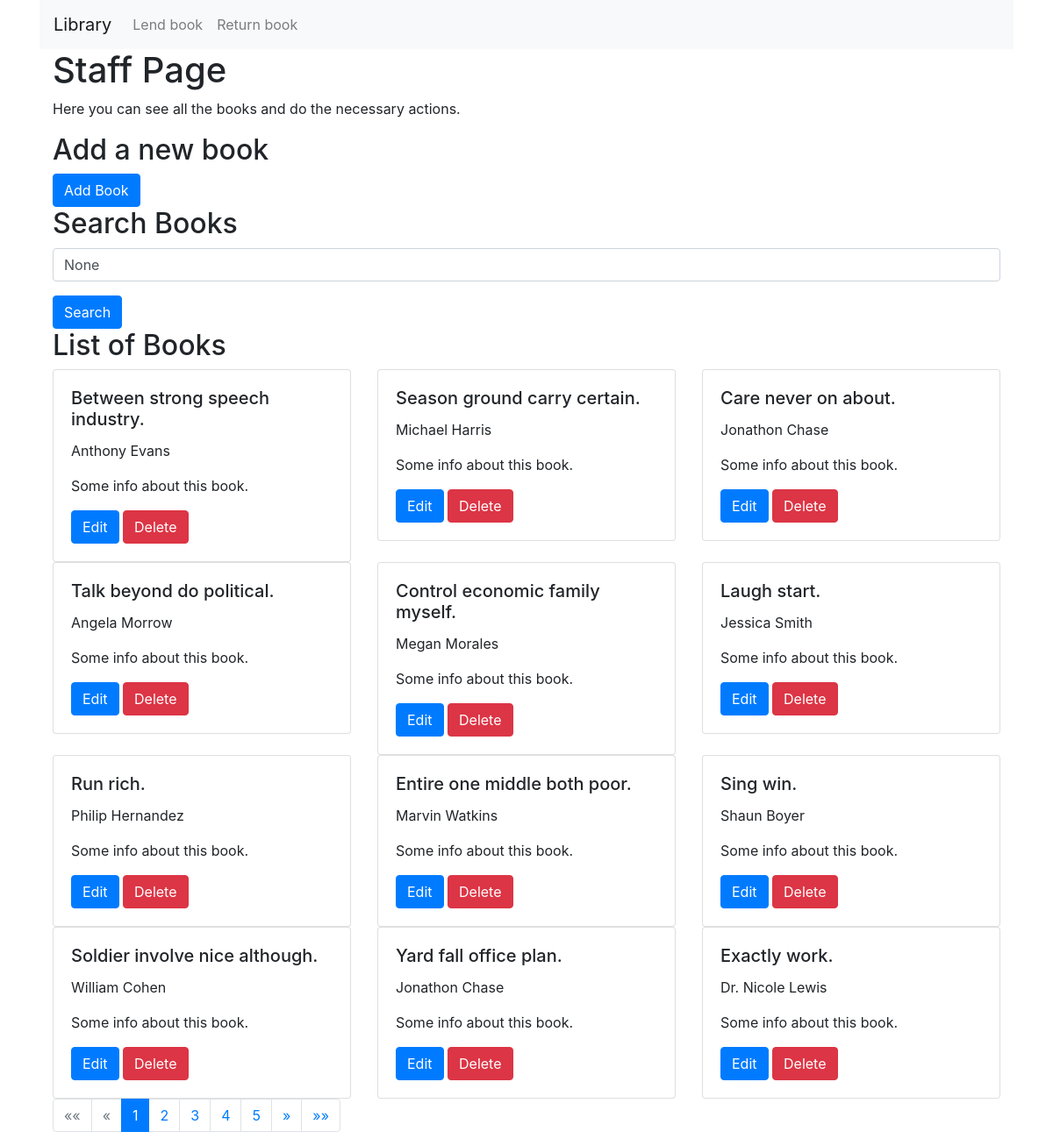
Page /staffusers/ (signed in) on the earlier database version.
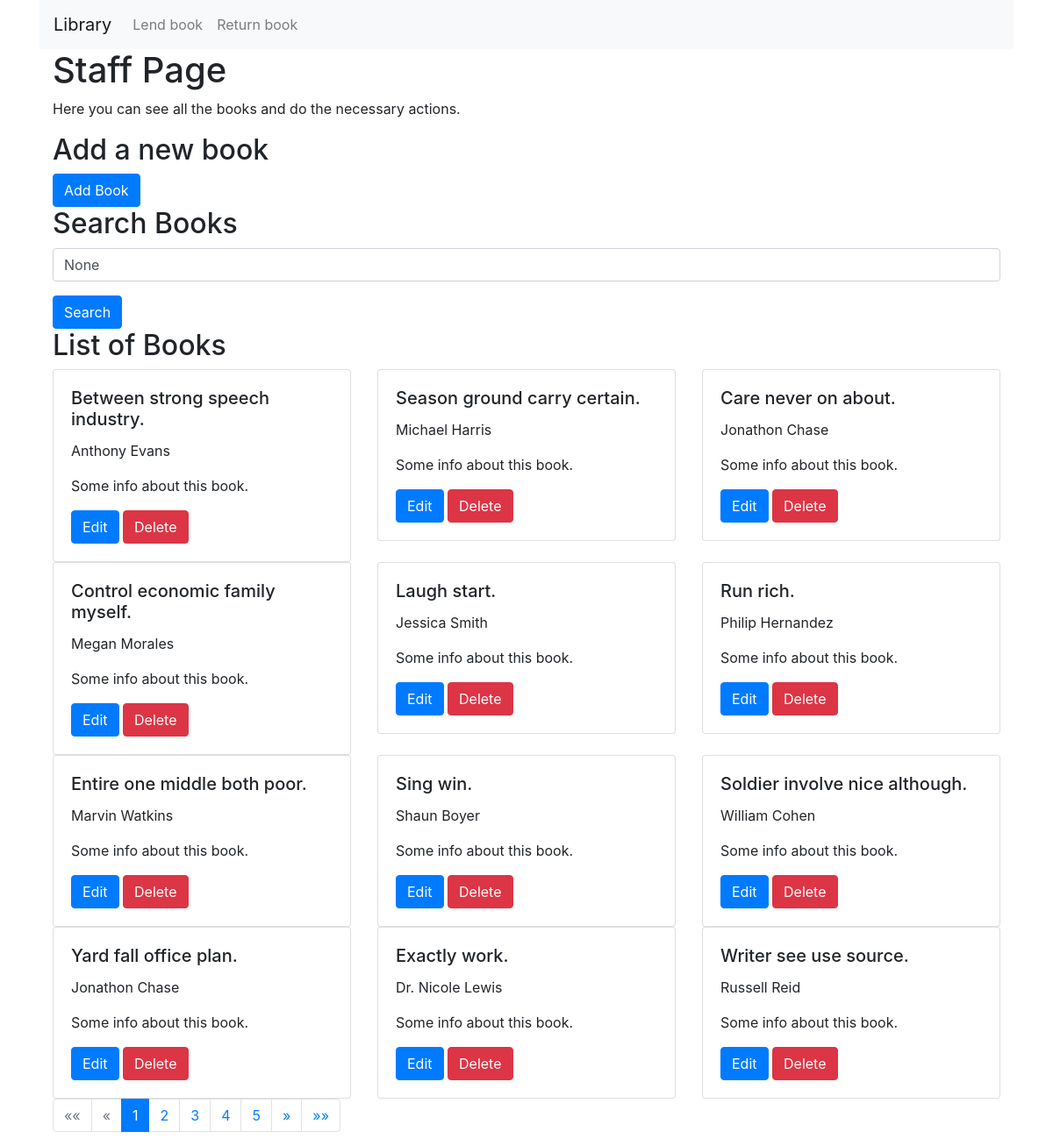
Same page on the later database version.
### library/models.py (models this page shows, shortened)
class Book(models.Model):
    title = models.CharField(max_length=200)
    authors = models.ManyToManyField(Author)
    genre = models.ForeignKey(Genre, on_delete=models.CASCADE)
    pub_date = models.DateField('Publication date')
    quantity = models.IntegerField(default=1)

class Author(models.Model):
    name = models.CharField(max_length=100)

### staffusers/views.py (the view)
# urls.py: path('', views.staff_home, name='staff_home'),
@login_required
@user_passes_test(lambda u: u.is_staff)
def staff_home(request):
    query = request.GET.get('q')
    if query:
        books = Book.objects.filter(Q(title__icontains=query) | Q(authors__name__icontains=query)).distinct()
    else:
        books = Book.objects.all()
    paginator = Paginator(books, 12)
    page_number = request.GET.get('page')
    page_obj = paginator.get_page(page_number)
    return render(request, 'staffusers/index.html', {'page_obj': page_obj, 'query': query})

### staffusers/templates/staffusers/index.html (shortened to what the changed rows need)
{% extends "library/base_generic.html" %}
{% block content %}
    <div class="container">
        <h1>Staff Page</h1>
        <h2>Add a new book</h2>
        <h2>Search Books</h2>
        <h2>List of Books</h2>
        <div class="row">
            {% for book in page_obj %}
                <div class='col-4'>
                    <div class='card'>
                        <div class='card-body'>
                            <h5 class='card-title'>{{ book.title }}</h5>
                            <p class='card-text'>
                                {% for author in book.authors.all %}
                                    {{ author.name }}{% if not forloop.last %}, {% endif %}
                                {% endfor %}
                            </p>
                            <p class='card-text'> Some info about this book. </p>
                            <a href="{% url 'staffusers:edit_book' book.id %}" class="btn btn-primary">Edit</a>
                            <a href="{% url 'staffusers:delete_book' book.id %}" class="btn btn-danger">Delete</a>
                        </div>
                    </div>
                </div>
            {% endfor %}
        </div>
        <nav aria-label="Page navigation">
            <ul class="pagination">
                {% for num in page_obj.paginator.page_range %}
                    {% if page_obj.number == num %}
                        <li class="page-item active">
                            <a class="page-link" href="#">{{ num }}</a>
                        </li>
                    {% elif num > page_obj.number|add:'-5' and num < page_obj.number|add:'5' %}
                        <li class="page-item">
                            <a class="page-link" href="?q={{ query }}&page={{ num }}">{{ num }}</a>
                        </li>
                    {% endif %}
                {% endfor %}
            </ul>
        </nav>
    </div>
{% endblock %}

Differences in the rows shown:
removed Book: title "Talk beyond do political."
no longer on this page (row unchanged): Author: name "Angela Morrow", shown under "Talk beyond do political."
now on this page (row unchanged): Book: title "Writer see use source."
now on this page (row unchanged): Author: name "Russell Reid", shown under "Writer see use source."
